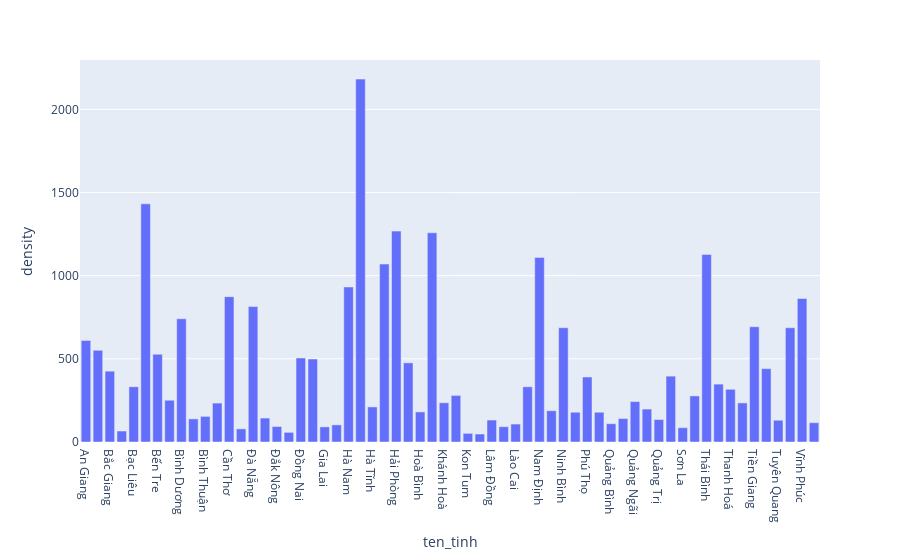

Notebook code cell kept with this figure:
### Code cell
import plotly.express as px
fig = px.bar(data, x = 'ten_tinh', y= 'density')
fig.show()

### Figure 1 — Plotly figure (JSON) as saved in the notebook; plotly's stock layout.template omitted (floating-point values rounded to 4 significant figures)
{"data": [{"alignmentgroup": "True", "hovertemplate": "ten_tinh=%{x}<br>density=%{y}<extra></extra>", "legendgroup": "", "marker": {"color": "#636efa", "pattern": {"shape": ""}}, "name": "", "offsetgroup": "", "orientation": "v", "showlegend": false, "textposition": "auto", "type": "bar", "x": ["An Giang", "Bà Rịa - Vũng Tàu", "Bắc Giang", "Bắc Kạn", "Bạc Liêu", "Bắc Ninh", "Bến Tre", "Bình Định", "Bình Dương", "Bình Phước", "Bình Thuận", "Cà Mau", "Cần Thơ", "Cao Bằng", "Đà Nẵng", "Đắk Lắk", "Đắk Nông", "Điện Biên", "Đồng Nai", "Đồng Tháp", "Gia Lai", "Hà Giang", "Hà Nam", "Hà Nội", "Hà Tĩnh", "Hải Dương", "Hải Phòng", "Hậu Giang", "Hoà Bình", "Hưng Yên", "Khánh Hoà", "Kiên Giang", "Kon Tum", "Lai Châu", "Lâm Đồng", "Lạng Sơn", "Lào Cai", "Long An", "Nam Định", "Nghệ An", "Ninh Bình", "Ninh Thuận", "Phú Thọ", "Phú Yên", "Quảng Bình", "Quảng Nam", "Quảng Ngãi", "Quảng Ninh", "Quảng Trị", "Sóc Trăng", "Sơn La", "Tây Ninh", "Thái Bình", "Thái Nguyên", "Thanh Hoá", "Thừa Thiên - Huế", "Tiền Giang", "Trà Vinh", "Tuyên Quang", "Vĩnh Long", "Vĩnh Phúc", "Yên Bái"], "xaxis": "x", "y": [611, 551, 426, 66, 332, 1432, 528, 251, 741, 139, 154, 234, 874, 79, 814, 144, 93, 58, 505, 499, 91, 103, 932, 2182, 211, 1070, 1268, 476, 181, 1258, 236, 280, 52, 48, 132, 92, 108, 332, 1110, 188, 687, 179, 391, 179, 110, 141, 243, 198, 135, 396, 86, 277, 1128, 348, 317, 235, 693, 441, 131, 687, 863, 116], "yaxis": "y"}], "layout": {"barmode": "relative", "legend": {"tracegroupgap": 0}, "margin": {"t": 60}, "xaxis": {"anchor": "y", "domain": [0, 1], "title": {"text": "ten_tinh"}}, "yaxis": {"anchor": "x", "domain": [0, 1], "title": {"text": "density"}}}}
